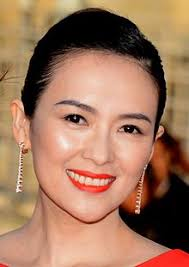
#> input picture beauty_prediction/sample.png, 189 x 267 px
$ python -i gabor_features.py   (imports and definitions only)   (older library calls are emulated)
#> lines starting #> are read from the running program, lines starting #| are printed output that depends on the picture
#> further down, picture is the input picture: shape (267, 189, 3); mean B, G, R 92.9, 118.5, 161.2
import numpy as np
import cv2

# ge the amplitude of the filtered image
def get_amplitude(filtered_img):
	length = len(filtered_img) * len(filtered_img[0])
	amplitude = 0
	for item in filtered_img:
		for elem in item:
			amplitude+=abs(elem)
	return amplitude/length

# return the list of gabor features
def gabor_filter(img):
	# cv2.getGaborKernel(ksize, sigma, theta, lambda, gamma, psi, ktype)
	# ksize - size of gabor filter (n, n)
	# sigma - standard deviation of the gaussian function
	# theta - orientation of the normal to the parallel stripes
	# lambda - wavelength of the sunusoidal factor
	# gamma - spatial aspect ratio
	# psi - phase offset
	# ktype - type and range of values that each pixel in the gabor kernel can hold
	g_kernels = []
	for k in range (1,6):
		for i in range(1,9):
			g_kernel = cv2.getGaborKernel((32, 32), 8.0, (np.pi * i)/8, 2**k, 0.5, 0, ktype=cv2.CV_32F)
			g_kernels.append(g_kernel)

	img = cv2.cvtColor(img, cv2.COLOR_BGR2GRAY)
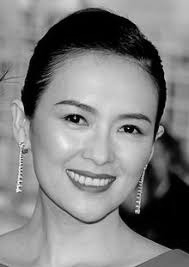
#> img: shape (267, 189); min 0, max 250, mean 128.4
	filtered_imgs = []
	for g_kernel in g_kernels:
		filtered_img = cv2.filter2D(img, cv2.CV_8UC3, g_kernel)
		filtered_imgs.append(filtered_img)
		#cv2.imshow('image', g_kernel)
		#cv2.imshow('filtered image', filtered_img)
		h, w = g_kernel.shape[:2]
		g_kernel = cv2.resize(g_kernel, (3*w, 3*h), interpolation=cv2.INTER_CUBIC)
#> this loop made 40 passes
#> pass 1, in gabor_filter, `filtered_img = cv2.filter2D(img, cv2.CV_8UC3, g_kernel)`:
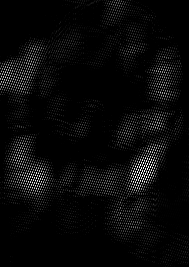
#> filtered_img: shape (267, 189); min 0, max 255, mean 9.2
#> pass 2, in gabor_filter, `filtered_img = cv2.filter2D(img, cv2.CV_8UC3, g_kernel)`:
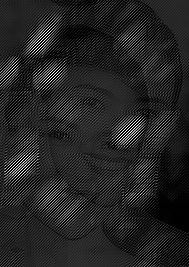
#> filtered_img: shape (267, 189); min 0, max 255, mean 35.9
#> pass 3, in gabor_filter, `filtered_img = cv2.filter2D(img, cv2.CV_8UC3, g_kernel)`:
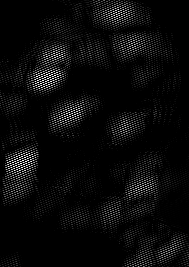
#> filtered_img: shape (267, 189); min 0, max 255, mean 10.9
#> after the loop, filtered_imgs = 40 items
		#cv2.imshow('image', g_kernel)
	gabor_features = []
	for image in filtered_imgs:
		gabor_features.append((get_amplitude(image)))
#> after the loop, gabor_features = 40 values, max 248 at index 38, min 9.22 at index 0, mean 136.1
	return gabor_features

>>> import cv2
>>> picture = cv2.imread('../beauty_prediction/sample.png')
>>> result = gabor_filter(picture)
#> result has the same summary as gabor_features in gabor_filter
